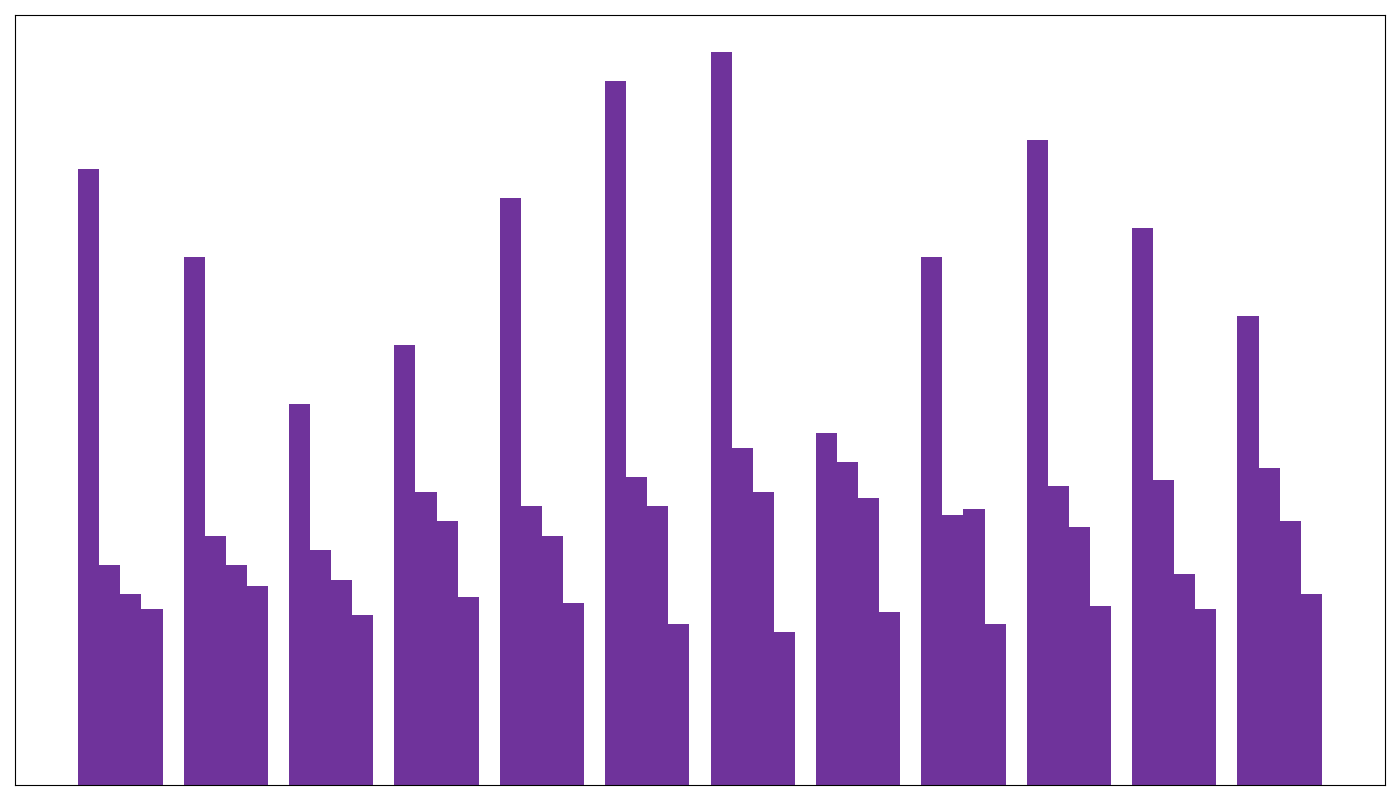

Generate this figure with Python:
import matplotlib.pyplot as plt
import numpy as np

# Shuffling sales numbers within each fruit group manually
strawberry_sales = [210, 180, 130, 150, 200, 240, 250, 120, 180, 220, 190, 160]
banana_sales = [75, 85, 80, 100, 95, 105, 115, 110, 92, 102, 104, 108]
mango_sales = [65, 75, 70, 90, 85, 95, 100, 98, 94, 88, 72, 90]
kiwi_sales = [60, 68, 58, 64, 62, 55, 52, 59, 55, 61, 60, 65]

fig, ax = plt.subplots(figsize=(14, 8))

bar_width = 0.2
months_idx = np.arange(len(strawberry_sales))

single_color = '#4B0082'
ax.bar(months_idx - 1.5 * bar_width, strawberry_sales, width=bar_width, color=single_color, alpha=0.8)
ax.bar(months_idx - 0.5 * bar_width, banana_sales, width=bar_width, color=single_color, alpha=0.8)
ax.bar(months_idx + 0.5 * bar_width, mango_sales, width=bar_width, color=single_color, alpha=0.8)
ax.bar(months_idx + 1.5 * bar_width, kiwi_sales, width=bar_width, color=single_color, alpha=0.8)

ax.set_xticks([])
ax.set_yticks([])

ax.set_xlim(-1, len(strawberry_sales))

plt.tight_layout()

plt.show()
